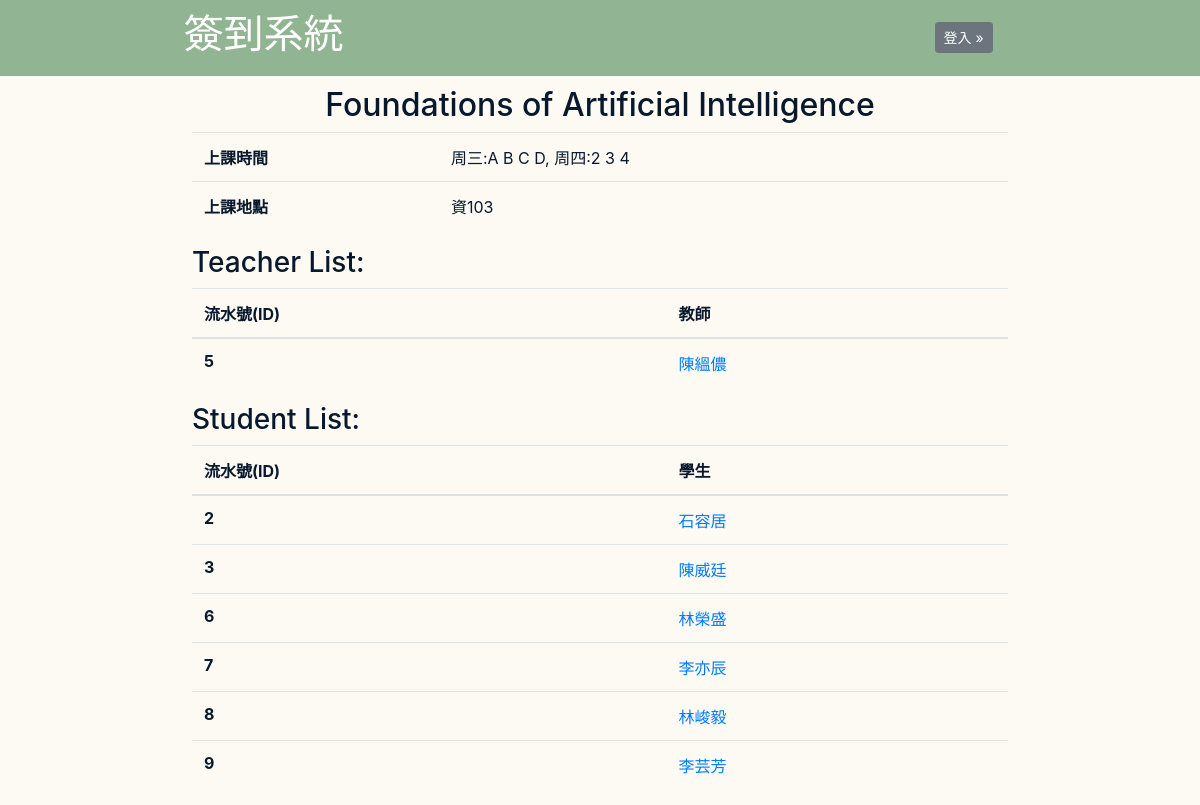
Page /main/course_4/ on the committed database.
### main/models.py (models this page shows, shortened)
class Course(models.Model):
	course_name = models.CharField(max_length = 20)
	teacher = models.ManyToManyField(User, related_name = 'teachers')
	students = models.ManyToManyField(User, related_name = 'students')
	start_date = models.CharField(blank=True, max_length = 20)
	end_date = models.CharField(blank=True, max_length = 20)
	course_address = models.CharField(blank=True, max_length = 100)

### main/views.py (the view)
# urls.py: path('course_<int:id>/', views.course_profile, name='course_profile'),
def course_profile(request, id):
    course = get_object_or_404(Course, id = id)
    students_list = course.students.all()
    teachers_list = course.teacher.all()
    students = []
    teachers = []
    for s in students_list:
        profile = get_object_or_404(UserProfile, user = s)
        students.append({'User' : s, 'Profile' : profile})
    for t in teachers_list:
        profile = get_object_or_404(UserProfile, user = t)
        teachers.append({'User' : t, 'Profile' : profile})
    context = {
        'course' : course,
        'teachers' : teachers,
        'students' : students,
        'user': request.user
    }
    return render(request, "main/course_profile.html", context)

### main/models.py (called while the page is built)
    def get_absolute_url(self):
	    return reverse("main:profile", kwargs={"id": self.id})

### templates/main/course_profile.html
{% extends 'base.html' %}
{% block content %}
<div class="title">
<div class="title_text">
    <div style="display: flex;padding-right: 20%;justify-content:space-between">
        <h1>簽到系統</h1>
        <div style="padding-top:1.5%;">
            {% if user.is_authenticated %}
            <a class="btn btn-sm btn-info" href= "{% url 'main:home' %}" role="button">回主頁</a>
            <a class="btn btn-sm btn-secondary" href="{% url 'main:logout' %}" role="button">登出 &#187;</a>
            {% else %}
            <a class="btn btn-sm btn-secondary" href="{% url 'main:login' %}" role="button">登入 &#187;</a>
            {% endif %}
        </div>
    </div>
</div>
</div>
<div class="context">
<center><h2 style="color:#08192D;">{{course.course_name}}</h2></center>
<table class="table">
    <tbody>
        <tr>
            <th scope="row">上課時間</th>
            <td>{{course.start_date}}</td>
        </tr>
        <tr>
            <th scope="row">上課地點</th>
            <td>{{course.course_address}}</td>
        </tr>
    </tbody>
</table>
<h3>Teacher List:</h3>
<table class="table">
    <thead>
        <tr>
            <th scope="col">流水號(ID)</th>
            <th scope="col">教師</th>
        </tr>
    </thead>
    <tbody>
        {% for t in teachers %}
        <tr>
            <th scope="row">{{ t.User.id }}</th>
            <td><a href= {{t.Profile.get_absolute_url}}> {{t.User.last_name}}{{t.User.first_name}}</a></td>
        </tr>
        {% endfor %}
    </tbody>
</table>
<h3>Student List:</h3>
<table class="table">
    <thead>
        <tr>
            <th scope="col">流水號(ID)</th>
            <th scope="col">學生</th>
        </tr>
    </thead>
    <tbody>
        {% for s in students %}
        <tr>
            <th scope="row">{{ s.User.id }}</th>
            <td><a href= {{s.Profile.get_absolute_url}}> {{s.User.last_name}}{{s.User.first_name}}</a></td>
        </tr>
        {% endfor %}
    </tbody>
</table>
</div>
{% endblock  %}

### templates/base.html (style rules this page uses)
table.table { color: #08192D; }
div.title { margin: 0px 0px; padding: 10px 5px; max-width: none; width: 100%; background-color: #91B493; }
div.title_text { padding-left: 15%; }
div.context { padding-left: 16%; padding-right: 16%; padding-top: 10px; }
h3, h2, p { color: #08192D; }

### rows in the picture
Course: course_name "Foundations of Artificial Intelligence", start_date "周三:A B C D, 周四:2 3 4", course_address "資103"

### other values in the picture
{{ t.User.id }} "5"
{{ t.User.last_name }} "陳"
{{ t.User.first_name }} "縕儂"
{{ s.User.id }} "2"
{{ s.User.last_name }} "石"
{{ s.User.first_name }} "容居"
{{ s.User.id }} "3"
{{ s.User.last_name }} "陳"
{{ s.User.first_name }} "威廷"
{{ s.User.id }} "6"
{{ s.User.last_name }} "林"
{{ s.User.first_name }} "榮盛"
{{ s.User.id }} "7"
{{ s.User.last_name }} "李"
{{ s.User.first_name }} "亦辰"
